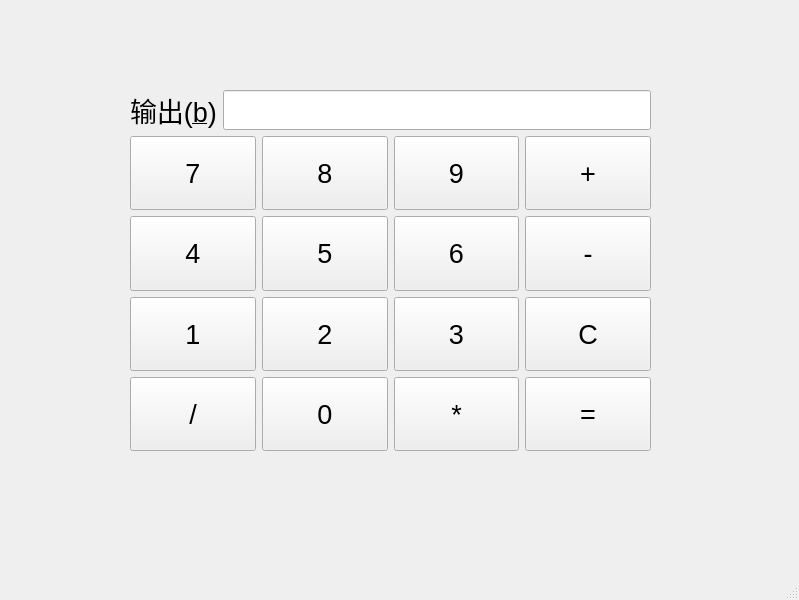
<?xml version="1.0" encoding="UTF-8"?>
<ui version="4.0">
 <class>MainWindow</class>
 <widget class="QMainWindow" name="MainWindow">
  <property name="geometry">
   <rect>
    <x>0</x>
    <y>0</y>
    <width>799</width>
    <height>600</height>
   </rect>
  </property>
  <property name="sizePolicy">
   <sizepolicy hsizetype="Preferred" vsizetype="MinimumExpanding">
    <horstretch>0</horstretch>
    <verstretch>0</verstretch>
   </sizepolicy>
  </property>
  <property name="windowTitle">
   <string>MainWindow</string>
  </property>
  <widget class="QWidget" name="centralwidget">
   <widget class="QWidget" name="layoutWidget">
    <property name="geometry">
     <rect>
      <x>130</x>
      <y>90</y>
      <width>521</width>
      <height>361</height>
     </rect>
    </property>
    <property name="sizePolicy">
     <sizepolicy hsizetype="MinimumExpanding" vsizetype="MinimumExpanding">
      <horstretch>0</horstretch>
      <verstretch>0</verstretch>
     </sizepolicy>
    </property>
    <property name="font">
     <font>
      <pointsize>20</pointsize>
     </font>
    </property>
    <layout class="QGridLayout" name="gridLayout">
     <item row="8" column="1">
      <widget class="QPushButton" name="pushButton2">
       <property name="sizePolicy">
        <sizepolicy hsizetype="MinimumExpanding" vsizetype="Expanding">
         <horstretch>0</horstretch>
         <verstretch>3</verstretch>
        </sizepolicy>
       </property>
       <property name="font">
        <font>
         <pointsize>20</pointsize>
        </font>
       </property>
       <property name="text">
        <string>2</string>
       </property>
      </widget>
     </item>
     <item row="4" column="1">
      <widget class="QPushButton" name="pushButton8">
       <property name="sizePolicy">
        <sizepolicy hsizetype="MinimumExpanding" vsizetype="Expanding">
         <horstretch>0</horstretch>
         <verstretch>3</verstretch>
        </sizepolicy>
       </property>
       <property name="font">
        <font>
         <pointsize>20</pointsize>
        </font>
       </property>
       <property name="text">
        <string>8</string>
       </property>
      </widget>
     </item>
     <item row="9" column="0">
      <widget class="QPushButton" name="pushButton_divide">
       <property name="sizePolicy">
        <sizepolicy hsizetype="MinimumExpanding" vsizetype="Expanding">
         <horstretch>0</horstretch>
         <verstretch>3</verstretch>
        </sizepolicy>
       </property>
       <property name="font">
        <font>
         <pointsize>20</pointsize>
        </font>
       </property>
       <property name="text">
        <string>/</string>
       </property>
      </widget>
     </item>
     <item row="9" column="1">
      <widget class="QPushButton" name="pushButton0">
       <property name="sizePolicy">
        <sizepolicy hsizetype="MinimumExpanding" vsizetype="Expanding">
         <horstretch>0</horstretch>
         <verstretch>3</verstretch>
        </sizepolicy>
       </property>
       <property name="font">
        <font>
         <pointsize>20</pointsize>
        </font>
       </property>
       <property name="text">
        <string>0</string>
       </property>
      </widget>
     </item>
     <item row="8" column="2">
      <widget class="QPushButton" name="pushButton3">
       <property name="sizePolicy">
        <sizepolicy hsizetype="MinimumExpanding" vsizetype="Expanding">
         <horstretch>0</horstretch>
         <verstretch>3</verstretch>
        </sizepolicy>
       </property>
       <property name="font">
        <font>
         <pointsize>20</pointsize>
        </font>
       </property>
       <property name="text">
        <string>3</string>
       </property>
      </widget>
     </item>
     <item row="5" column="1">
      <widget class="QPushButton" name="pushButton_5">
       <property name="sizePolicy">
        <sizepolicy hsizetype="MinimumExpanding" vsizetype="Expanding">
         <horstretch>0</horstretch>
         <verstretch>3</verstretch>
        </sizepolicy>
       </property>
       <property name="font">
        <font>
         <pointsize>20</pointsize>
        </font>
       </property>
       <property name="text">
        <string>5</string>
       </property>
      </widget>
     </item>
     <item row="5" column="0">
      <widget class="QPushButton" name="pushButton4">
       <property name="sizePolicy">
        <sizepolicy hsizetype="MinimumExpanding" vsizetype="Expanding">
         <horstretch>0</horstretch>
         <verstretch>3</verstretch>
        </sizepolicy>
       </property>
       <property name="font">
        <font>
         <pointsize>20</pointsize>
        </font>
       </property>
       <property name="text">
        <string>4</string>
       </property>
      </widget>
     </item>
     <item row="8" column="0">
      <widget class="QPushButton" name="pushButton1">
       <property name="sizePolicy">
        <sizepolicy hsizetype="MinimumExpanding" vsizetype="Expanding">
         <horstretch>0</horstretch>
         <verstretch>3</verstretch>
        </sizepolicy>
       </property>
       <property name="font">
        <font>
         <pointsize>20</pointsize>
        </font>
       </property>
       <property name="text">
        <string>1</string>
       </property>
      </widget>
     </item>
     <item row="8" column="3">
      <widget class="QPushButton" name="pushButton">
       <property name="sizePolicy">
        <sizepolicy hsizetype="MinimumExpanding" vsizetype="Expanding">
         <horstretch>0</horstretch>
         <verstretch>3</verstretch>
        </sizepolicy>
       </property>
       <property name="font">
        <font>
         <pointsize>20</pointsize>
        </font>
       </property>
       <property name="text">
        <string>C</string>
       </property>
      </widget>
     </item>
     <item row="5" column="2">
      <widget class="QPushButton" name="pushButton_6">
       <property name="sizePolicy">
        <sizepolicy hsizetype="MinimumExpanding" vsizetype="Expanding">
         <horstretch>0</horstretch>
         <verstretch>3</verstretch>
        </sizepolicy>
       </property>
       <property name="font">
        <font>
         <pointsize>20</pointsize>
        </font>
       </property>
       <property name="text">
        <string>6</string>
       </property>
      </widget>
     </item>
     <item row="9" column="3">
      <widget class="QPushButton" name="pushButton_equl">
       <property name="sizePolicy">
        <sizepolicy hsizetype="MinimumExpanding" vsizetype="Expanding">
         <horstretch>0</horstretch>
         <verstretch>3</verstretch>
        </sizepolicy>
       </property>
       <property name="font">
        <font>
         <pointsize>20</pointsize>
        </font>
       </property>
       <property name="mouseTracking">
        <bool>true</bool>
       </property>
       <property name="autoFillBackground">
        <bool>false</bool>
       </property>
       <property name="text">
        <string>=</string>
       </property>
       <property name="autoDefault">
        <bool>true</bool>
       </property>
      </widget>
     </item>
     <item row="4" column="0">
      <widget class="QPushButton" name="pushButton7">
       <property name="sizePolicy">
        <sizepolicy hsizetype="MinimumExpanding" vsizetype="Expanding">
         <horstretch>0</horstretch>
         <verstretch>3</verstretch>
        </sizepolicy>
       </property>
       <property name="font">
        <font>
         <pointsize>20</pointsize>
        </font>
       </property>
       <property name="text">
        <string>7</string>
       </property>
      </widget>
     </item>
     <item row="9" column="2">
      <widget class="QPushButton" name="pushButton_times">
       <property name="sizePolicy">
        <sizepolicy hsizetype="MinimumExpanding" vsizetype="Expanding">
         <horstretch>0</horstretch>
         <verstretch>3</verstretch>
        </sizepolicy>
       </property>
       <property name="font">
        <font>
         <pointsize>20</pointsize>
        </font>
       </property>
       <property name="text">
        <string>*</string>
       </property>
      </widget>
     </item>
     <item row="4" column="2">
      <widget class="QPushButton" name="pushButton9">
       <property name="sizePolicy">
        <sizepolicy hsizetype="MinimumExpanding" vsizetype="Expanding">
         <horstretch>0</horstretch>
         <verstretch>3</verstretch>
        </sizepolicy>
       </property>
       <property name="font">
        <font>
         <pointsize>20</pointsize>
        </font>
       </property>
       <property name="text">
        <string>9</string>
       </property>
      </widget>
     </item>
     <item row="5" column="3">
      <widget class="QPushButton" name="pushButton_sub">
       <property name="sizePolicy">
        <sizepolicy hsizetype="MinimumExpanding" vsizetype="Expanding">
         <horstretch>0</horstretch>
         <verstretch>3</verstretch>
        </sizepolicy>
       </property>
       <property name="font">
        <font>
         <pointsize>20</pointsize>
        </font>
       </property>
       <property name="text">
        <string>-</string>
       </property>
      </widget>
     </item>
     <item row="4" column="3">
      <widget class="QPushButton" name="pushButton_plus">
       <property name="sizePolicy">
        <sizepolicy hsizetype="MinimumExpanding" vsizetype="Expanding">
         <horstretch>0</horstretch>
         <verstretch>3</verstretch>
        </sizepolicy>
       </property>
       <property name="font">
        <font>
         <pointsize>20</pointsize>
        </font>
       </property>
       <property name="text">
        <string>+</string>
       </property>
      </widget>
     </item>
     <item row="2" column="0" colspan="4">
      <layout class="QFormLayout" name="formLayout_2">
       <item row="0" column="1">
        <widget class="QLineEdit" name="lineEdit">
         <property name="sizePolicy">
          <sizepolicy hsizetype="Expanding" vsizetype="Expanding">
           <horstretch>0</horstretch>
           <verstretch>3</verstretch>
          </sizepolicy>
         </property>
         <property name="font">
          <font>
           <pointsize>20</pointsize>
          </font>
         </property>
        </widget>
       </item>
       <item row="0" column="0">
        <widget class="QLabel" name="label">
         <property name="text">
          <string>输出(&amp;b)</string>
         </property>
         <property name="buddy">
          <cstring>lineEdit</cstring>
         </property>
        </widget>
       </item>
      </layout>
     </item>
    </layout>
   </widget>
  </widget>
  <widget class="QMenuBar" name="menubar">
   <property name="geometry">
    <rect>
     <x>0</x>
     <y>0</y>
     <width>799</width>
     <height>23</height>
    </rect>
   </property>
  </widget>
  <widget class="QStatusBar" name="statusbar"/>
 </widget>
 <resources/>
 <connections>
  <connection>
   <sender>pushButton_equl</sender>
   <signal>clicked()</signal>
   <receiver>MainWindow</receiver>
   <slot>equal()</slot>
   <hints>
    <hint type="sourcelabel">
     <x>559</x>
     <y>425</y>
    </hint>
    <hint type="destinationlabel">
     <x>619</x>
     <y>449</y>
    </hint>
   </hints>
  </connection>
  <connection>
   <sender>pushButton_plus</sender>
   <signal>clicked()</signal>
   <receiver>MainWindow</receiver>
   <slot>plus()</slot>
   <hints>
    <hint type="sourcelabel">
     <x>649</x>
     <y>226</y>
    </hint>
    <hint type="destinationlabel">
     <x>678</x>
     <y>239</y>
    </hint>
   </hints>
  </connection>
  <connection>
   <sender>pushButton_sub</sender>
   <signal>clicked()</signal>
   <receiver>MainWindow</receiver>
   <slot>sub()</slot>
   <hints>
    <hint type="sourcelabel">
     <x>527</x>
     <y>299</y>
    </hint>
    <hint type="destinationlabel">
     <x>655</x>
     <y>296</y>
    </hint>
   </hints>
  </connection>
  <connection>
   <sender>pushButton_times</sender>
   <signal>clicked()</signal>
   <receiver>MainWindow</receiver>
   <slot>times()</slot>
   <hints>
    <hint type="sourcelabel">
     <x>405</x>
     <y>420</y>
    </hint>
    <hint type="destinationlabel">
     <x>417</x>
     <y>469</y>
    </hint>
   </hints>
  </connection>
  <connection>
   <sender>pushButton7</sender>
   <signal>clicked()</signal>
   <receiver>MainWindow</receiver>
   <slot>add7()</slot>
   <hints>
    <hint type="sourcelabel">
     <x>180</x>
     <y>229</y>
    </hint>
    <hint type="destinationlabel">
     <x>113</x>
     <y>245</y>
    </hint>
   </hints>
  </connection>
  <connection>
   <sender>pushButton8</sender>
   <signal>clicked()</signal>
   <receiver>MainWindow</receiver>
   <slot>add8()</slot>
   <hints>
    <hint type="sourcelabel">
     <x>318</x>
     <y>228</y>
    </hint>
    <hint type="destinationlabel">
     <x>339</x>
     <y>203</y>
    </hint>
   </hints>
  </connection>
  <connection>
   <sender>pushButton9</sender>
   <signal>clicked()</signal>
   <receiver>MainWindow</receiver>
   <slot>add9()</slot>
   <hints>
    <hint type="sourcelabel">
     <x>406</x>
     <y>229</y>
    </hint>
    <hint type="destinationlabel">
     <x>484</x>
     <y>203</y>
    </hint>
   </hints>
  </connection>
  <connection>
   <sender>pushButton4</sender>
   <signal>clicked()</signal>
   <receiver>MainWindow</receiver>
   <slot>add4()</slot>
   <hints>
    <hint type="sourcelabel">
     <x>173</x>
     <y>283</y>
    </hint>
    <hint type="destinationlabel">
     <x>105</x>
     <y>306</y>
    </hint>
   </hints>
  </connection>
  <connection>
   <sender>pushButton_5</sender>
   <signal>clicked()</signal>
   <receiver>MainWindow</receiver>
   <slot>add5()</slot>
   <hints>
    <hint type="sourcelabel">
     <x>303</x>
     <y>288</y>
    </hint>
    <hint type="destinationlabel">
     <x>260</x>
     <y>260</y>
    </hint>
   </hints>
  </connection>
  <connection>
   <sender>pushButton_6</sender>
   <signal>clicked()</signal>
   <receiver>MainWindow</receiver>
   <slot>add6()</slot>
   <hints>
    <hint type="sourcelabel">
     <x>518</x>
     <y>311</y>
    </hint>
    <hint type="destinationlabel">
     <x>397</x>
     <y>322</y>
    </hint>
   </hints>
  </connection>
  <connection>
   <sender>pushButton1</sender>
   <signal>clicked()</signal>
   <receiver>MainWindow</receiver>
   <slot>add1()</slot>
   <hints>
    <hint type="sourcelabel">
     <x>200</x>
     <y>356</y>
    </hint>
    <hint type="destinationlabel">
     <x>95</x>
     <y>356</y>
    </hint>
   </hints>
  </connection>
  <connection>
   <sender>pushButton2</sender>
   <signal>clicked()</signal>
   <receiver>MainWindow</receiver>
   <slot>add2()</slot>
   <hints>
    <hint type="sourcelabel">
     <x>284</x>
     <y>360</y>
    </hint>
    <hint type="destinationlabel">
     <x>276</x>
     <y>381</y>
    </hint>
   </hints>
  </connection>
  <connection>
   <sender>pushButton3</sender>
   <signal>clicked()</signal>
   <receiver>MainWindow</receiver>
   <slot>add3()</slot>
   <hints>
    <hint type="sourcelabel">
     <x>433</x>
     <y>350</y>
    </hint>
    <hint type="destinationlabel">
     <x>672</x>
     <y>360</y>
    </hint>
   </hints>
  </connection>
  <connection>
   <sender>pushButton0</sender>
   <signal>clicked()</signal>
   <receiver>MainWindow</receiver>
   <slot>add0()</slot>
   <hints>
    <hint type="sourcelabel">
     <x>287</x>
     <y>416</y>
    </hint>
    <hint type="destinationlabel">
     <x>302</x>
     <y>497</y>
    </hint>
   </hints>
  </connection>
  <connection>
   <sender>pushButton</sender>
   <signal>clicked()</signal>
   <receiver>MainWindow</receiver>
   <slot>clear()</slot>
   <hints>
    <hint type="sourcelabel">
     <x>528</x>
     <y>349</y>
    </hint>
    <hint type="destinationlabel">
     <x>600</x>
     <y>344</y>
    </hint>
   </hints>
  </connection>
  <connection>
   <sender>pushButton_divide</sender>
   <signal>clicked()</signal>
   <receiver>MainWindow</receiver>
   <slot>divid()</slot>
   <hints>
    <hint type="sourcelabel">
     <x>226</x>
     <y>440</y>
    </hint>
    <hint type="destinationlabel">
     <x>233</x>
     <y>537</y>
    </hint>
   </hints>
  </connection>
 </connections>
 <slots>
  <slot>equal()</slot>
  <slot>plus()</slot>
  <slot>divid()</slot>
  <slot>times()</slot>
  <slot>sub()</slot>
  <slot>add7()</slot>
  <slot>add1()</slot>
  <slot>add2()</slot>
  <slot>add3()</slot>
  <slot>add4()</slot>
  <slot>add5()</slot>
  <slot>add6()</slot>
  <slot>add8()</slot>
  <slot>add9()</slot>
  <slot>add0()</slot>
  <slot>clear()</slot>
 </slots>
</ui>
